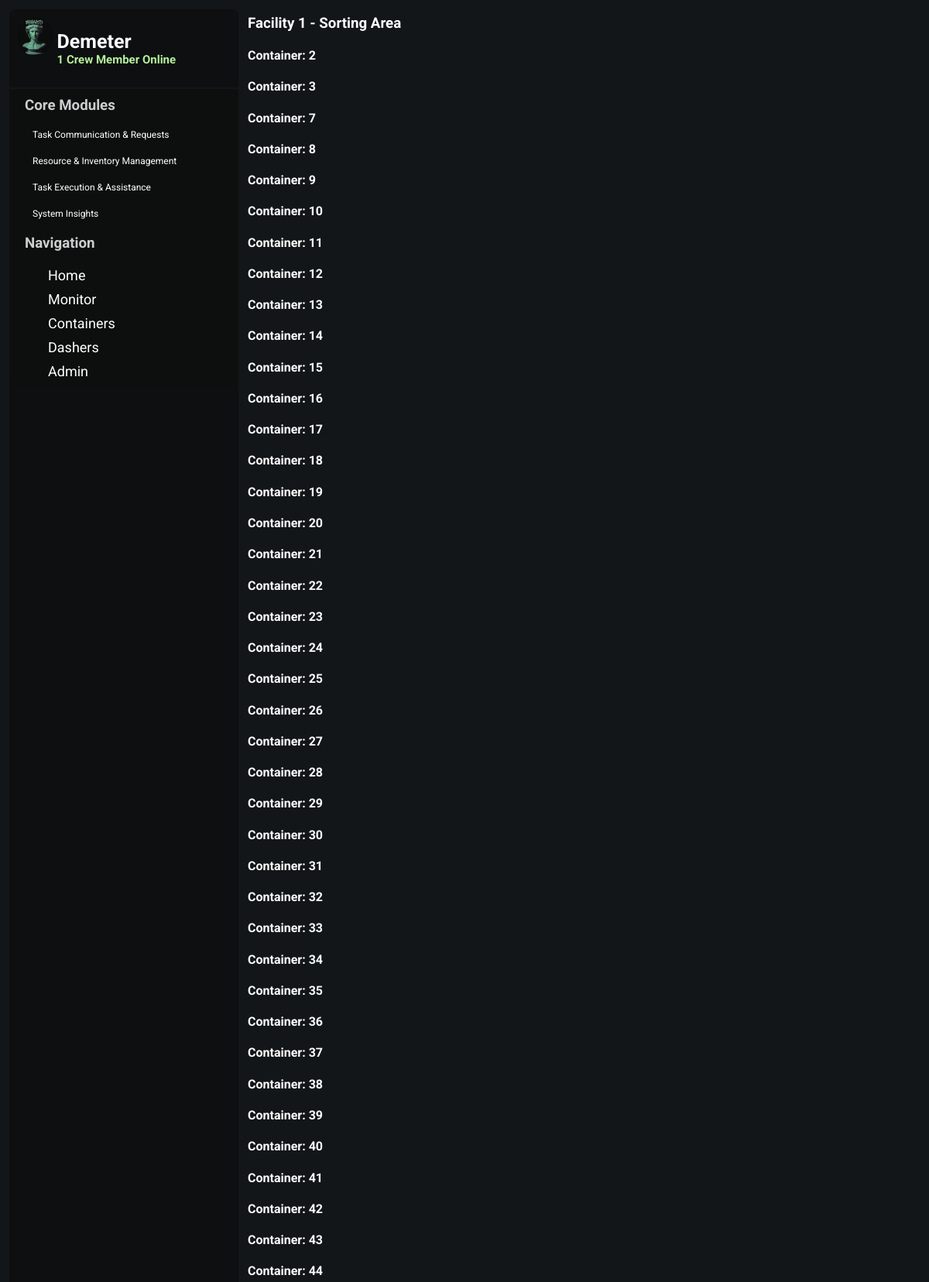
The page /facilities/1/ (upper part) on the database its author committed.
### container/models.py (models this page shows)
class Facility(models.Model):
    facilityID = models.AutoField(primary_key=True,)
    locationX = models.IntegerField(default=0)
    locationY = models.IntegerField(default=0)
    FACILITIES = [
        ("Storage","Storage"),
        ("Living","Living"),
        ("Sorting Area","Sorting Area"),
        ("Other","Other"),
    ]
    typeFacility = models.CharField(
        max_length=64,
        default="Storage",
        choices=FACILITIES,
        null=False,
        blank=False,
        )
    def __str__(self):
        return f"Facility {self.facilityID} - {self.typeFacility}"

class Container(models.Model):
    containerID = models.AutoField(primary_key=True, blank=False)
    rationPacks = models.IntegerField(default=1, blank=False)
    sensorContainer = models.CharField(max_length=64, null=True, blank=True)
    location = models.ForeignKey(Facility,
    on_delete=models.PROTECT,
    blank=False,
    related_name="Container"
    )
    def __str__(self) -> str:
        return f"Container: {self.containerID}"

### inhabitant/views.py (the view)
# urls.py: path("facilities/<str:facilityID>/", views.joinFacilityDash,name="facilitydash")
def joinFacilityDash(request, facilityID):
    try:
        facility = Facility.objects.get(facilityID=facilityID)
        containers = Container.objects.filter(location=facility)
    except Inhabitant.DoesNotExist:
        facility = None
    return render(request, "inhabitant/facilitydash.html",{
        "facility":facility,
        "containers":containers,
    })

### inhabitant/templates/inhabitant/facilitydash.html
{% extends 'inhabitant/base.html' %}
{% block body%}
<h3>{{ facility }}</h3>
{% for container in containers %}
<h4>{{ container }}</h4>
{% endfor %}
{% endblock body %}

### inhabitant/static/css/base.css (style rules this page uses)
.body { background-color: #121619; font-family: 'Roboto', sans-serif; color: white; padding: 20px; margin: 0%; padding: 0%; }

### rows shown on the page
Facility: facilityID+typeFacility "Facility 1 - Sorting Area"
Container: containerID "Container: 2"
Container: containerID "Container: 3"
Container: containerID "Container: 7"
Container: containerID "Container: 8"
Container: containerID "Container: 9"
Container: containerID "Container: 10"
Container: containerID "Container: 11"
Container: containerID "Container: 12"
Container: containerID "Container: 13"
Container: containerID "Container: 14"
Container: containerID "Container: 15"
Container: containerID "Container: 16"
Container: containerID "Container: 17"
Container: containerID "Container: 18"
Container: containerID "Container: 19"
Container: containerID "Container: 20"
Container: containerID "Container: 21"
Container: containerID "Container: 22"
Container: containerID "Container: 23"
Container: containerID "Container: 24"
Container: containerID "Container: 25"
Container: containerID "Container: 26"
Container: containerID "Container: 27"
Container: containerID "Container: 28"
Container: containerID "Container: 29"
Container: containerID "Container: 30"
Container: containerID "Container: 31"
Container: containerID "Container: 32"
Container: containerID "Container: 33"
Container: containerID "Container: 34"
Container: containerID "Container: 35"
Container: containerID "Container: 36"
Container: containerID "Container: 37"
Container: containerID "Container: 38"
Container: containerID "Container: 39"
Container: containerID "Container: 40"
Container: containerID "Container: 41"
Container: containerID "Container: 42"
Container: containerID "Container: 43"
Container: containerID "Container: 44"
